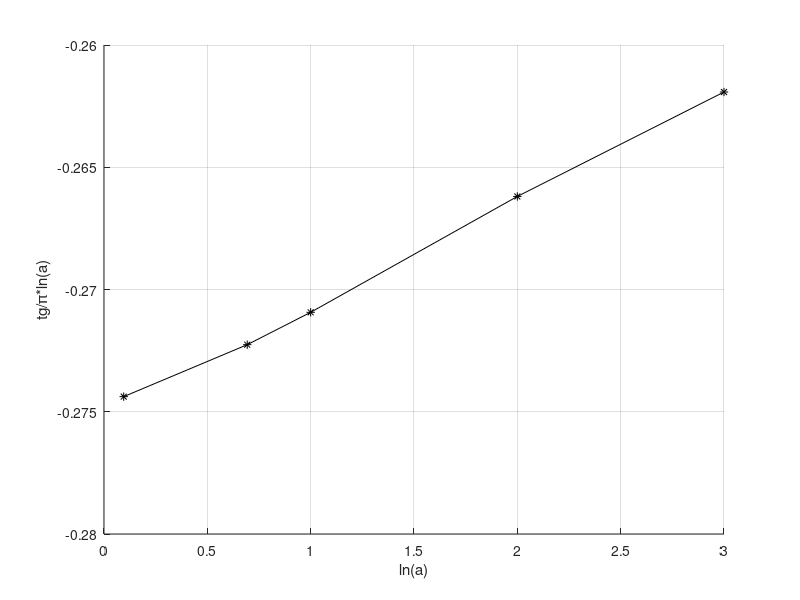

Reproduce this figure in MATLAB.
%% n = 1
clc
clear all
close all

format long
%% a = 1.1

d = [4.761904761904757473939856371261288219683109834513380537581044000292281918
2.864323106014945982349844439942969276080475064321830991753696165028166975
1.93251278840337509034531704871668243617181716036267171045600709938813846
1.386673226903504828897711267003321015636311741247785443536963371786581366
1.033469263716347969744357543418801845986981631063532710398407082380431292
0.789991533397069904553517704806126021852591683957423008441153043571329514
0.614747317542262863296495712588679701203218269257397634687905204943263542
0.484657911111870286158551954073230530753773665926750662508753081906993795
0.385857707473261244785186768999971925769704876591620579112002375766347111
0.309511891205595615692134171848425908823151969407637933239026659534907817
0.249725057350200095382278523655969556684043690631634710922432037631939307
0.202414752350216300166718464036454703925417592432330082466873312507857341
0.164667390814216596261493206542113958640126202621035076865447537015989346
0.134351386383209122970977158866973973604189235393450071645512746386719937
0.109874939350245705320643612476656682893919331493274657261653188742246702
0.0900289116007789840802788774229473338576391345939353354608905781437198
0.073881710386050225115287273505739422740557206261548514826210869197868502
0.060707041821881222231138616142624100515976228470042921862041664034999023
0.049933058557565639635815147293802629988577782053907598662579690997677348
0.041105802453020508516829350402320084096145482171330733191138105149993739
0.033862426817782232780493667068346026627549231485686251534344493395977516
0.027911253611647715588660851380075521545145323780265300699282603497397612
0.023016701407494458165212698068398250415312120121543167649885919725919078
0.018987746419250884086278798428342217355195819594015270985793789506222556
0.015668987937970093435264003975602715718924107837170034931151674843004298
0.012933661901396835979907115493791960495702007081915293563613133912623389
0.010678131057683272124574099626397794782514800921854515752868795978153145
0.008817507644445544185854550372289270783733700857513335965264538966073137
0.007282153883640056184894379685551803498110635110569751014686303835922231
0.006014869238298506571352693970569673036321630159203531573945759080280638
0.004968619364095589422125693799168083890170385349010673072690305724149953
0.004104695379444518261917913930148376106146095986569506668825348229879604
0.003391217084933827247380014872412401845672291777952239064243997638048589
0.002801912553764618153717978587013792898637181981659139286701251230396906
0.002315120796886693340018084976808445804556875430630617537768643637043834
0.001912975176586661030670837660182651970772310127566658725810965998297391
0.001580733749795238949851549280509435411511222657605579065202380551710353
0.001306229377684603678578435300661851490461256169949859124508304226662488
0.001079417685050619843564832703925902369953366774491079159326472473059772
0.000892005118088683723361087543780073727646875673505785481575245193361999
0.000737142675523627273210643706331877197059649054754865168865676562710407
0.000609173558529445254615324378141351246247206911414027607900017261258521
0.000503425138536563232803874509065275777162970879395282245846179972088306
0.000416037385659966714241081277551166342791768108970947318953107065804832
0.000343821316846396676326970105732198617451926107007103625458379260183603
0.00028414217660584748698500914905650824984906035927704405630501210536405
0.000234823005289165119838434858691146697933211097181123289658215227568747
0.000194065020677411340845138544836600466974856660269767175851103826982478
0.000160381870367514779453045303217513284679129063082466631743838316301033
0.000132545330900082710333453678032740543915633970051011963615953809668446
0.000109540455586267114445124906667209383344526651894095151467473432558867
9.0528523381008337464711503625994763234122687343027290231727571064565e-05
7.4816429579163292662802174885475268389516375633506147393596492024032e-05
6.1831396697595497782759764723608094446398867401497319165730792588324e-05
5.1100079723246285555998196594319075619819437950939891650199178127833e-05
4.2231301373760218229741147914872986308307411269940332044942099173815e-05
3.4901786211047139354116307399830674625877669612484700724052806715917e-05
2.884437235525579640683398331437897338480016837652766600949363365356e-05
2.3838270262565764348569213180017132088960258730324242264370843992286e-05
1.9701012922581626264695400119136974743480041915179861590866171488187e-05
1.6281803671373634177268862184857486142461765708291249366091125506992e-05
1.345601888680363708992668160596346175611321229585257410617603824314e-05
1.1120665014569969146164826247623317991372124827543455008998741001001e-05
9.190624217108730884961817275302612347941830225356652224749882281194e-06
7.595551722134309123948910454517141165904798005669255565844927661679e-06
6.27731172850348879749167120933848829070036439396028679863858725194e-06
5.187858375219259130397139685268306048279247582707458844741503574671e-06
4.287484513755449583707427794289291976805008434253449138037562022531e-06
3.543374438145658633819612572513044281910661259442266602435409349442e-06
2.928407811693045730573100251885019724750395295805748353615518302403e-06
2.420171188631504053939513859443015650513014413774401287733265025064e-06
2.000141098063652354765822191421645239616453015681424069313128280645e-06
1.653008912309916676688039291402696095543845301938969516467814948352e-06
1.366122890684761006289949542091171466077862788522626842848642891799e-06
1.129027061258547433866392745056032481742625004684639959330908295606e-06
9.33080133185788893877734297160832513593885239739175902726825748611e-07
7.71140549432724484065646271954096077765475708036384070387280818168e-07
6.37306200606283818544210586747287301179540708299303673343910924202e-07
5.26699312983602717713507791983686400738742879917568289926736299384e-07
4.35288670411671459760930451700438509547678130840055503698349278514e-07
3.59742690522228453198485568253652264016088252677972283480359763685e-07
2.97308000296811998677726045494607499562739380453193697354124869661e-07
2.4570908541759331158795507730028551224259039110192535292226341694e-07
2.03065355930941447553700148503096724561500743216629264726873795683e-07
1.67822605531131793979513419385790478847634812273541766323127113103e-07
1.38696366379626877177352474495803117172411610161532394411542690775e-07
1.14625094933015846380470401479548267678696221513131476737279984858e-07
9.4731482562977409740895541345338849607890795003493552444672729208e-08
7.8290480874574490003168559570641024828556615408628752705785955264e-08
6.4702876358038046863628936316237737799699754046308710980949571451e-08
5.3473451263859982165514054004806742483278262020544547004109387416e-08
4.4192934743229238113778132963204941980544351981246487017488986187e-08
3.6523086437898171941817709666388855212599906095080626514199928303e-08
3.0184368870365888021546346213481071143759434817135641107385403988e-08
2.4945759337864882172723163151341510252803873635961861926212558766e-08
2.061632999090553059289535646065278860658293092298068703018623119e-08
1.7038289221096872483999717804643800420669865808357706694446808423e-08
1.4081230742395895775603232859814753820310854809660745590713490845e-08
1.1637380765970797442170140951406823679275908790284345014163972874e-08
9.617670045731766063052229414020331574938049293948463527315303957e-09
7.948487635097249154920559756336917349960693619388151147622160253e-09
6.568998041434524459493401599788918069421869021738286784170315313e-09
5.428923998384934212435225493338455314120326840571369340379110812e-09
4.486714046339148298253878005798384079013645577392729344811434814e-09
3.708028136163858918558643689706324252387654817615332316699150069e-09
3.064486062052972878002230346738759341696730058744750436179231863e-09
2.532633108525190907529436038082054885406212576105675301269244342e-09
2.093085213240887569901758042098376398861315911077904601209055433e-09
1.729822489997390130760671985166959331010290321270551393133124551e-09
1.429605363440001957532017739215904992018048075496209028002943872e-09
1.181492035768183565382054735979766484122108594771669168538526222e-09
9.76439698891371884009575193182244420366799665686476369132252883e-10
8.0697495769958468807986535479522217824062672866731645271156359e-10
6.6692145260202019421402677006355293808319332839514778277860121e-10
5.51174754187678259968148307250300856635264662202273660651540595e-10
4.55516325755223906009062969068842932678366774844171621731861808e-10
3.76459773337957862247468572022979881780424401720283852371027286e-10
3.11123779608948942757469911686180344076321639659406633324427558e-10
2.57127090579625817465093418597220662297383009657818343732338522e-10
2.1250172774746590446242774922809329676765357616217356937815899e-10
1.75621262598280696480851396673949174322792096751821951694221894e-10
1.45141539335420286849117668077260333259637558121929738423864032e-10
1.19951685399806547235302672130513642257579153899818204863803722e-10
9.9133624296426934319936498572016321046617256740654273594728925e-11
8.1928615120376161905700896219156417285837546493812288033434302e-11
6.7709599272602499643118872471110355924603058410169130636886204e-11
5.5958346505985500703382163979775470794182643682502118274979473e-11
4.6246567360115358992218085883833111292053812122299926733949489e-11
3.8220303603262308709683612040387806763618580349543567443575732e-11
3.1587027771196351217949615155455645005111644696508830514938986e-11
2.6104981629023134278807754686813677149475412435605062576092836e-11
2.1574364982619515266944146577420652275994607652782869591133387e-11
1.7830053704614015894032823467923532667156530688104829122316604e-11
1.4735581574040534818532083041856763949014140589267361248268944e-11
1.217816659010204992068934853322190676449627257521727499800644e-11
1.006460048767801750809955974059586266801335432085773463635495e-11
8.317851642702529737745676467705353043858923243350134399796458e-12
6.874257555948012471652258582805862824155458801774521289346547e-12
5.681204591689504414819715194020107945745923848025304474355382e-12
4.695210406352866794254043901442119221322553085608138974252481e-12
3.880339178802590758676951597775674036148159135448413015917409e-12
3.206891883306948501518584413066229811666551952388700555896109e-12
2.650323870500942444343038491984546152171030580094552073363468e-12
2.190350306198669749529461088303742887516035701487086714392367e-12
1.810206864626688125893041818055576576647467476221141850133444e-12
1.496038731096223552923877807838816170080004371899945945682202e-12
1.236395645533923593707742209185394931185066193215527344407469e-12
1.021814583085787888916007339857605465851564875983274026496202e-12
8.44474862054302255532591805922510152709012114698586396047168e-13
6.97913109135740591462358632728741325997691614688813127242244e-13
5.76787693500580353405185866943086011724626126477315396154577e-13
4.76684044215333995222650105844648102993581702895290558446641e-13
3.93953755549847994881082027110808093591203997756857949650232e-13
3.2558161615688904402581384071468551504237824699303322327283e-13
2.69075715832132782550802285204542759249161570650644675647588e-13
2.22376624654650457281502513673959474526407790300486584429813e-13
1.83782334425327717273464524267402990778423244580993654922851e-13
1.5188622679778928523385506659036649571134323175253139237027e-13
1.25525807270898718213999815183867659682591204043108179682629e-13
1.03740336587518562438095878418979664046472968768971379002088e-13
8.573581536158487647043917203082188104586493408326219255203e-14
7.085604575337544245636222819435880335306538462120234839645e-14
5.855871549865705515905080663014140729905036530435726578394e-14
4.8395632643517997032880265676989002399716147985387644906412e-14
3.9996390614477525030589136087437827162125170562513600822294e-14
3.3054868276427597474889394431681738015708595680018837630766e-14
2.7318072955725211844607280611971133302570948393926449774516e-14
2.2576919798119957708376634050232253543174896822566756806191e-14
1.8658611403404887631272586326322127436218003248189009791794e-14
1.5420340002813931634741822778710738770201399674802927330993e-14
1.2744082646953645017267094633593843083728340358237569605128e-14
1.0532299708226140665206238222954780756381696244652884942944e-14
8.704379924153826655350944419034787542265095602352736162677e-15
7.193702416656049008018105565486391371820275191973114614755e-15
5.945208608806647754045734914432147943570608578042779311207e-15
4.913395544468300841529497190200028571541322496425467260015e-15
4.060657474767188555557947031850168788923717719746689413134e-15
3.355915268402633557785268309312647282776389953568642517876e-15
2.773483692894737298692813141753327891035661169757080555609e-15
2.292135283384079542754942631429862733063903578872368324875e-15
1.894326680482709719017894172652394285907052299652314485756e-15
1.565559240068354653968621231043546184828256388098370590185e-15
1.293850611626739015432538768094694396594643842393464865831e-15
1.069298026137800557874026261880317765671424018596809621196e-15
8.83717376973388673887598307136066942925858927595392053858e-16
7.30344939647428487478828150339064111830764695285688632821e-16
6.03590859212750684007311330259363450457440816013804682479e-16
4.98835420836983932169126849532330474790500806585519817285e-16
4.12260678377672588489482688728742551719525063823778769463e-16
3.40711304444357445097266682229299054443006769428089849943e-16
2.81579590449882133025294626988922373080925772880241024168e-16
2.32710405330481058948227566565179642133413825161144938691e-16
1.92322649033455386046068114086329279194729579372471091174e-16
1.58944338044177976928723195772181281543465912468948496832e-16
1.31358957061304090311839994361251671573863232770082408798e-16
1.08561121538267824581826600239220387612047252049986769099e-16
8.9719935155593228202552721189412253266798830823047799351e-17
7.4148706740159680232893984024663573887925093845458489575e-17
6.127992292575179159262519957984329212113261354261935578e-17
5.0644564401447753224638793915797222378043280638552058554e-17
4.1855011902022929623783937034659470348764779877847611653e-17
3.4590918927291671675347247636573210774550584923574700193e-17
2.8587536303546831401156269370884626325588044460276242923e-17
2.3626063060782501421869332263059044434770691589890953562e-17
1.952567195105991534110106844885957968545570428592460652e-17
1.6136918967818109221503339574054180205975297435126605972e-17
1.3336296667618269913348291498833863654592432387289932561e-17
1.1021732783155593178299716009736839412558361271075160197e-17
9.108870068723629247019395086849783523933921978747049534e-18
7.527991792333576669040978083376552377099843227395943466e-18
6.221480820110392932989973908990765068323391528538696665e-18
5.141719686041646219224877951164301234979028668213267765e-18
4.249355112431111889940427636329365569356894120218412271e-18
3.511863729281910084551110065232116539401497233199558837e-18
2.90236671841480125327461539228184789362449689867698784e-18
2.398650180508099821420362455490530333400491212370936657e-18
1.982355521081073912080781274080458831437420689609729869e-18
1.638310348000887265824428030894039847994333627390450356e-18
1.353975494215609091775079793658723798120596139431927045e-18
1.118988011748437085108836220248953338465213302963774325e-18
9.24783480783832152321077716752777944032978856576804104e-19
7.64283868416390085052412844804899791151348450629829244e-19
6.31639560674702447590613710191543027598104650989568566e-19
5.22016165846861442609680794806346366244168295469288169e-19
4.31418318881703601892119049539988485608327591455566765e-19
3.56544065191490522486825571066466235518880489885591663e-19
2.94664516687182202396376991767676350019816979416695694e-19
2.43524393956348888268656077950722858421544883116681509e-19
2.0125982971599078424626331264073490335707596959544167e-19
1.66330437781810538629949741269101518214004637801049442e-19
1.3746317172050455517981498919086016123599412988679422e-19
1.13605927041739283454394918390927780932673479327333396e-19
9.3889195902263855460746025170816534456083514104050414e-20
7.759437677873044652741367889325967759943932884960102e-20
6.4127584114653251236742861183449362629454941954778326e-20
5.2998003400539868496404689592600000217066443280195872e-20
4.3800002810363520609666372722790147149450159666779075e-20
3.6198349430052490525938265415085264951466497055303214e-20
2.9915991264506185686176064955417056147093941381729001e-20
2.472395972273238087195251049208967093080600096302824e-20
2.043302456424163378455106089724936642980983260784424e-20
1.6886797160530273127975813234973220533765337140670164e-20
1.3956030711182041653682192136062056343562584757317292e-20
1.1533909678662842479297164358311291212935449264104173e-20
9.532156759225488112983812726586709592394619596651645e-21
7.877815503492137664179684153319593094829547823438492e-21
6.510591325200112720669531668496233055658416188174438e-21
5.380653987768687329992096388518269749393167995036229e-21
4.446821477494782199243165979403785522021481268877952e-21
3.675059072309736761270924029303287380940551273871273e-21
3.037238902735319146938555892056611880381335498196034e-21
2.510114795649023683027501747465458926225207931503001e-21
2.074475037726465518740607926533126227973560386888379e-21
1.714442179939227424578140365379633081729216275867518e-21
1.416894363586138138609760542944378561258036035834372e-21
1.170987077343915627933556594151628205327592882269784e-21
9.67757915160260693251467643652462363610705699279285e-22
7.99799929884512840471971717927010969096598209327736e-22
6.60991677590506372987307341291368875326686947000245e-22
5.46274113711162203508859207996992203645040026304413e-22
4.51466209678646376274938799854214949335397134079711e-22
3.73112569982352316833888911182493513933317235054215e-22
3.08357495853183683124837882090020076500337251081933e-22
2.54840905663788126718271061307158471331448220566613e-22
2.1061231873040337649981516440982038598150263645602e-22
1.74059767545787886354267141389563980628446085726984e-22
1.43851047558502362186675720454946692959810157207802e-22
1.1888516327148953632777031284580886390500424499088e-22
9.8252201050817782751539320173500665950388504482258e-23
8.120016615770063378932793839707420652584548785181e-23
6.710757533694266171616311885691840356205930408304e-23
5.5460806063588967668729526057939237437664625190639e-23
4.583537691205699067151314499155484225039215863051e-23
3.7880476786823953115451353557952282513188742087028e-23
3.130617916266441900681590004260113784141545245903e-23
2.5872875341044970207665558433394575771692993565595e-23
2.1382541604169393412837077196939002524449026324073e-23
1.7671521986916851206475088796374440221558144043648e-23
1.4604563625551114341119215847149134266339665666478e-23
1.2069887293843894200555575309023440142729137033388e-23
9.975113465986687811095744353349909586966270149088e-24
8.243895426435277851441928837947567098449761623149e-24
6.813136716062212000132316638647977882574796378744e-24
5.630691500877860247850746775395800933670255412932e-24
4.653464050312280445096981893633748818200159964059e-24
3.84583805810932206084553639731761407560073551162e-24
3.178378560420926809746066855416548284262605451834e-24
2.626759140843740740891978412932908416949452445743e-24
2.170875323011355633640134582041004604238699693133e-24
1.79411183719946717609258067730834052907479264925e-24
1.48273705553674949286518046668692988923242266899e-24
1.225402525236982854068134755784974381724801161971e-24
1.012729359699985666265764409724081965702622753703e-24
8.36966412975194630349713227384293194568763677505e-25
6.91707779318342558008702694163303614267124934073e-25
5.71659321750696236617271567542153767256786200579e-25
4.72445720455120780414653716146320391911403858011e-25
3.9045100864059562324034589849460860607882400336e-25
3.22686784000492198502140127896172939760891539487e-25
2.66683292562390203630102597562983514664533452767e-25
2.20399415340818314515885635971202442737678837341e-25
1.82148277141172131342354103173727069234238963964e-25
1.5053576623237363795684126382848290215208698714e-25
1.24409724158986457559730725868042898876944026567e-25
1.02817953850402014437338360140045343734078404961e-25
8.4973515578844626308741278520471728821340751449e-26
7.0226045932929431889772238251200354570097687981e-26
5.8038054490024314503454366604635198195563658167e-26
4.7965334289276285232284221705644959143592487045e-26
3.964077213989774998884874664909274708140421181e-26
3.2760968710659292220975169193714671147854893828e-26
2.7075180752610980934301729950901597821497077994e-26
2.2376182440174360795051579333444678271159942822e-26
1.8492712760474675356685398569786865794820099298e-26
1.5283233686342704438308233872184692992440151244e-26
1.263077164160553881840074271263005757007279562e-26
1.0438654249260774197269014067047374310303634522e-26
8.626986982860142571539014638207361569549500301e-27
7.129741308148877006936275772761380219843845145e-27
5.892348188552789963285822507267162059434517975e-27
4.869709246737842158469650089145715156257077889e-27
4.024553096477554852954532278491157800706931782e-27
3.326076939237648101687260450192124398111405614e-27
2.748823916725328565759605225868932705046927723e-27
2.271755303078783571785386378363239486248332574e-27
1.877483721552713392501215634091396464124620727e-27
1.551639439299762883728949836902116421890714635e-27
1.282346644049390605916838311215166981242884454e-27
1.059790614916851569284747541925502220780907803e-27
8.75860012327976362101120647680445740065378159e-28
7.23851249857831587323245970547315193963759979e-28
5.98224173436224355727842771023986079998365124e-28
4.94400143335722528200350751546653048987754435e-28
4.08595159781588800298481010672264907527649389e-28
3.37681950232717962244363973966890079813346005e-28
2.79075991927866039432333724698554426356150318e-28
2.30641315642864458153052141114914409088062906e-28
1.90612657556086298270645759717024458243017364e-28
1.57531121947178733462134142068184137682272961e-28
1.30191009873701411589180291024809528660059292e-28
1.07595875928678835177707917637507865548520404e-28
8.8922211511304808101135762351626140528726135e-29
7.3489431001078341935004868010616435992553521e-29
6.0735066943039942204477848668046427157796599e-29
5.0194270200859448261615685833811007148551734e-29
4.1482867934594578641234964243927183040279431e-29
3.4283361929417001605199732009791900588390608e-29
2.8333356966460327329655342680737038133039058e-29
2.3415997492942415499328049502587397005276283e-29
1.9352064043754059271032400187637853192242099e-29
1.5993441358474426566880922717533685112257952e-29
1.3217720130970598334006852529254140165173473e-29
1.092373564543024479298931794453415588959689e-29
9.027880698702680189213371283308125607335003e-30
7.461058428679899777957134458356884249755801e-30
6.166163990644544275283719763240743558545538e-30
5.096003298053341553329326800196029635955244e-30
4.211572973597802256521583971547666889574147e-30
3.480638821155207914386248487460988881912756e-30
2.876561009219179630006923958524784956051501e-30
2.377323148115024103702279551782561917585033e-30
1.964729874475226214707050444920210085331678e-30
1.623743697913409832585740403366127063684078e-30
1.341936940424305430059723605550759312275827e-30
1.109038793739095217648241733319687491239783e-30
9.16560986561235569051991932783128335818774e-31
7.57488418645649108296959732077438029184793e-31
6.26023486484007426423502915500369638231301e-31
5.17374782218187872172609448650760614278633e-31
4.27582464643130403820921950215774293397807e-31
3.53373937721595317993321270840712916670941e-31
2.92044576629417571014900298391383182814017e-31
2.41359154239188036242563658775514084979515e-31
1.99470375404287601046447481247470257812728e-31
1.64851549920898817218659413429263892497168e-31
1.36240950347850240163040980156356582379657e-31
1.12595826733760510877603825423231859796692e-31
9.3054402259306192309787773012402731958587e-32
7.6904464677112543208853620857756733840656e-32
6.3557408824059942801473936494436702685847e-32
5.2526784152115646725437679369269390524001e-32
4.3410565414971601853756743682988672775421e-32
3.5876500342951731275632606291343509602776e-32
2.9650000283431178084334487585869688916279e-32
2.4504132465645597765492012259763165823436e-32
2.0251349145161647775531851294099562046445e-32
1.673665218608400372330788142024181071848e-32
1.3831943955441323157484613742792029509229e-32
1.1431358640860595804798090980575470953534e-32
9.447403835421978478332605373851597381787e-33
7.807771764811551200578386080703601263866e-33
6.452703937860785074152783223104226384778e-33
5.33281317178577192737610152288048616374e-33
4.407283613046091790244780635807203977428e-33
3.642383151277761221922183206539809161693e-33
3.010234009320463333656788125466721752357e-33
2.487796701917737890531551659703279383161e-33
2.056030332163419412218815363787707813413e-33
1.699198621622660396856759900149417540292e-33
1.404296381506330679717604127262225164094e-33
1.16057552190605822557191630654955787689e-33
9.59153323889304163763700483025942875749e-34
7.92688697429176866837128184671428408405e-34
6.55114625974526230436548192083649835842e-34
5.41417046259938945986830748010818106667e-34
4.47452104347056907896716514134363435289e-34
3.69795127559551103833907262715296734598e-34
3.05615807900455408360998660008909668813e-34
2.52575047851615999180186322714243667119e-34
2.08739708968277651564242301663158751317e-34
1.72512156172130262690506222888028312665e-34
1.42572029894322508125664275980461032951e-34
1.17828123879605359588555084067729150312e-34
9.7378614776533339306417903833882463586e-35
8.0478194030192829405818943231845245208e-35
6.6510904157184145793090760283922530746e-35
5.4967689386102590952435574267141586751e-35
4.5427842467853373616422059807950497679e-35
3.7543671461035839901172056083232799869e-35
3.1027827653748623006908337696028880486e-35
2.5642832771693072724230783042021132634e-35
2.1192423778258734366320820069549844465e-35
1.7514399816742752846298578071315300183e-35
1.4474710592349380180125587519576142447e-35
1.1962570737478824663346403029171956425e-35
9.88642209708993614177502977649568818e-36
8.17059677445449135970854479196713385e-36
6.752559317730983504350621852892498723e-36
5.580627535314861499091629673917957269e-36
4.612088872161041816440957498905369587e-36
3.811643696000860389792751907974113056e-36
3.150118757025503945671452967524675175e-36
2.603403931426035898321311738128382367e-36
2.15157349704631031231895678423843289e-36
1.778159914914305756089490398389956765e-36
1.469553648689508652016707432404850658e-36
1.214507147677279681572975538627058475e-36
1.003724915435768169790272983634409468e-36
8.29524723500634717108310183760091537e-37
6.85557622727797176157890471234916379e-37
5.66576547708923194586301992504591168e-37
4.68245080751176118257617138406624203e-37
3.86979405579484332762208051760935744e-37
3.19817690561557248157189768644280035e-37
2.64312140959964625215630236362797466e-37
2.18439785917326101266748756029239069e-37
1.80528748692005013216250844845996365e-37
1.49197312968599160382888772722599575e-37
1.23303564436858790321936757616329028e-37
1.0190377226186675240503204659102717e-37
8.4217993604848542203108306347903367e-38
6.9601647607312833567721178498014226e-38
5.7522022815961010199299120741837424e-38
4.7538861831372728035307703149999582e-38
3.928831556311795071918055972134438e-38
3.2469682283568549079177202069813803e-38
2.6834448168238465988695675875988867e-38
2.2177229891106166665530129434665426e-38
1.8328289166203440573282988242163523e-38
1.5147346418349948448325755799240927e-38
1.2518468114338798355967141634108896e-38
1.034584141680892259705763549975575e-38
8.550282162652000771865568577614316e-39
7.066348894753718511007435805269938e-39
5.83995776425927055927076892538873e-39
4.826411375420883985675462487462776e-39
3.988769731752796043310449951249135e-39
3.296503910539500334699686781890142e-39
2.724383397140082485837718163390587e-39
2.25155652656205128190484411593066e-39
1.860790517819876795305455537220476e-39
1.537843403156922726768015452147059e-39
1.270944961286712795675172111570244e-39
1.050367736600588921115428988473596e-39
8.68072509587263434211957193913467e-40
7.17415297179556444405738587980855e-40
5.92905204280625067820166269227881e-40
4.90004301058367748267843362870022e-40
4.0496223227964270437749941971683e-40
3.34679530809622018163429862214915e-40
2.7659465356167104707489523041615e-40
2.28590622778240500087823758142024e-40
1.88917870064661474260434787207792e-40
1.56130471127819368571742659639058e-40
1.29033447213073831359508114048188e-40
1.06639212572788267321945492015314e-40
8.8131580638667969726970640031165e-41
7.2836017056750371141992871728574e-41
6.0195055418801944849118580469564e-41
4.9747979684960272150338940088449e-41
4.1114032797487816994196861277066e-41
3.3978539502056126139004379597693e-41
2.8081437605005065180539601231156e-41
2.3207799673557907802031815017266e-41
1.9179999730213149957973183000651e-41
1.5851239446457151965223076235237e-41
1.3100197889634013275389117726632e-41
1.0826609826143816096647995471753e-41
8.947611426565140779459209443746e-42
7.394720187243921508630374021093e-42
6.111338997722252658189632240926e-42
5.050693386547318926100122980479e-42
4.174126765741589147930151449243e-42
3.449691541935200818782704203936e-42
2.85098474540099549970531979875e-42
2.356185740000825711509987996482e-42
1.947260942149445619332190824762e-42
1.609306563759875189379014556302e-42
1.330005424594940844673540550589e-42
1.099178036855325572470952305487e-42
9.08411600706912670133249214096e-43
7.50753389013983612555125795084e-43
6.20457346292554373632301780872e-43
5.12774666357488629192761294156e-43
4.23780715997929916106187591396e-43
3.50231996692509253975297376147e-43
2.89447931150839058387141649722e-43
2.39213166240367603989476983146e-43
1.97696831603614127444263536163e-43
1.63385811242660641740889895672e-43
1.35029596068318726034366945362e-43
1.1159470749448224910274834659e-43
9.2227030987179200688276140957e-44
7.6220686766267422866049300272e-44
6.2992303112621167615205676203e-44
5.2059754638533199383838970176e-44
4.3024590610361178890401611542e-44
3.5557512901127967782339652972e-44
2.9386374298455756193446344645e-44
2.4286259750792646177327072142e-44
2.007128905024449897049944633e-44
1.6587842190287237549097617815e-44
1.3708960487925496308180917947e-44
1.1329719411520776690520902654e-44
9.363404472343336031766658197e-45
7.738350803592328538185010938e-45
6.395331242648143554666719809e-45
5.285397721206213192691641255e-45
4.368097290262036148769509436e-45
3.609997760555692147161978257e-45
2.983469223607907812205483812e-45
2.465677044311843646200365971e-45
2.037749623405649901458290946e-45
1.684090597863000747422887541e-45
1.391810411463793467259353432e-45
1.150256538406288862918465559e-45
9.50625238358470354886748926e-46
];

N = 2:length(d) + 1;
tg =  min(log10(d))/max(N);

%% a = 2

d = [0.333333333333333333333333333333333333333333333333333333333333333227979809
0.079365079365079365079365079365079365079365079365079365079365079291067351
0.019607843137254901960784313725490196078431372549019607843137252795997668
0.004887585532746823069403714565004887585532746823069403714564981121796667
0.00122100122100122100122100122100122100122100122100122100121982627188134
0.000305194408838430079960935115668680949765000305194408838431158995407296
7.6295109483482108796826123445487144274052033264667734798554945681964e-05
1.9073559087978698649210545389348561662909175526334863032987308739883e-05
4.768376129509095677467038600004768376129509095677467039716698390736e-06
1.192093179724974566692010567667619625954538811335280260578341051824e-06
2.98023241640522577793751823529709787947522875518970221844858611346e-07
7.450580707946132241876903800322172050508440293497447520340616237e-08
1.8626451561698509610066226162263103433933494366457665459633832502e-08
4.656612877414201272105985574522973573322383289525642124754167697e-09
1.164153218540398687715734980934237824039123445758392091316778032e-09
2.91038304584277695078884582912950111955459585410743422715046981e-10
7.2759576142893050217286407863390725220428295509488161643302571e-11
1.8189894035524739207305264205232761975658769231734884433668866e-11
4.547473508868777092637964212456279678201514143146877179967253e-12
1.136868377216418791335221708048114856344011085379567893869613e-12
2.8421709430405623021978863427137979378098130949872767244202e-13
7.1054273576011028329071109667272723287249892688767985623462e-14
1.7763568394002567755650524370621765692577194150571983129212e-14
4.440892098500630105999052777425811554803638459584849008696e-15
1.110223024625156786942664549657064241886439338805853771676e-15
2.77555756156289150513347472120592757857530770344034785764e-16
6.938893903907228473944195144929420942306252157559041009e-17
1.7347234759768071004304555576020187999621553592658426354e-17
4.336808689942017739791393126111086874465734265946167128e-18
1.084202172485504434242551671034399213070505490069605837e-18
2.71050543121376108516556879602764021706676468735023946e-19
6.7762635780344027126384155015951269079652782310248722e-20
1.6940658945086006781423847198691583748222532475837137e-20
4.235164736271501695345199827466881341945470739120191e-21
1.058791184067875423835627333603844423311187639504515e-21
2.6469779601696885595886479444703136130930119049392e-22
6.617444900424221398971357117713723129996046069149e-23
1.6543612251060553497428228579620519758424831754722e-23
4.135903062765138374357046881488643187007907852302e-24
1.033975765691284593589261078908630373951702121858e-24
2.5849394142282114839731522963569594702777928461e-25
6.4623485355705287099328804903209594923931550044e-26
1.6155871338926321774832201069196467517711735859e-26
4.038967834731580443708050257511919427908537817e-27
1.009741958682895110927012563766657553067269484e-27
2.52435489670723777731753140903670160875634434e-28
6.3108872417680944432938285223665458712062282e-29
1.5777218104420236108234571305847349570336714e-29
3.944304526105059027058642826499015850622194e-30
9.86076131526264756764660706651459929198388e-31
2.46519032881566189191165176679146174531147e-31
6.1629758220391547297791294179676821763744e-32
1.5407439555097886824447823550948786169146e-32
3.851859888774471706111955899992585605076e-33
9.62964972193617926527988975154292824589e-34
2.40741243048404481631997248557478688932e-34
6.0185310762101120407999312325890142676e-35
1.5046327690525280101999829673839322278e-35
3.761581922631320025499955634000493838e-36
9.40395480657830006374990785511921805e-37
2.35098870164457501593746817683093049e-37
5.8774717541114375398299717838391289e-38
1.4693679385278593849521652117832345e-38
3.67341984631964846234671205802158e-39
9.18354961579912115564619008930935e-40
2.29588740394978028876917970184395e-40
5.7397185098744507209716166906552e-41
1.4349296274686126796471083294071e-41
3.587324068671528677749734549315e-42
8.96831017167880803971783781424e-43
2.24207754291969246799871186751e-43
5.6051938572991623255708759549e-44
1.401298464324742160090873942e-44
3.503246160811503525136823955e-45
8.75811540202626456443056667e-46
];

N = 2:length(d) + 1;
tg = [tg, min(log10(d))/max(N)];

%% a = e
d = [0.156517642749665671071740759759042412231388607796332642311435326757694689
0.020846063290155942131281924186593194832749716703163144556500875309807493
0.002815159185267124799824505400058322868105790462816118625242442302745262
0.000380879849583415890113089593429258779238911806808048569058313559160514
5.1544458815913691714455593076633045158021979352903313093998666473352e-05
6.975746872965644250875102579157869198493243338041688180137605557182e-06
9.44064000063234906732282535862505747116279004734954226000943007535e-07
1.27765156409832597489311957513687024556775158205746001092591849838e-07
1.7291133402790885285071829187303846091068928536420307669043414406e-08
2.340100432378216376472792839734082195981379216356808968760302178e-09
3.16698154741639614285234679539421075300743592534705992831274864e-10
4.2860434471073335261320176024154704399873234202330737919587043e-11
5.800529038761363832855083099867009433281398390030087405847817e-12
7.85016240382496684776480181692953977447351333436684188158729e-13
1.06240395237497438068756145203144965891146598671982878273143e-13
1.4378073980636237983550159672120227862881196362536765980679e-14
1.945860714566373899659269612283781978121896870652457482581e-15
2.63343610944837750912564277982696106885623004389758382846e-16
3.5639682175771957911018640047334503344386660973901894553e-17
4.82330648172095530051965651518749326236432479046847085e-18
6.5276354884069541220246778311698468215420124926328243e-19
8.8341939768891985379224780598215768332104154560068109e-20
1.1955781440294776885149238835085494376011685603241973e-20
1.61803906753733103555832999951200169191366739059782e-21
2.18977775493069411413115133311088595174429713959733e-22
2.9635419268877937408775807723695495790479408322132e-23
4.010717860589365506888478686320838736477098485763e-24
5.42791637645003134820481931561549712462297169845e-25
7.3458860019151351120987201420475356508869696537e-26
9.9415756269305331938203137960655668193541536e-27
1.345445953288849244990403155743220798974538234e-27
1.82086309167900801488240971713385987820411846e-28
2.4642702224747283875712924263486263842202904e-29
3.335027085301679730469986360464579144193197e-30
4.51346835191077750898543998361708776053319e-31
6.1083151778533262642350625388360208449428e-32
8.266705646932802275590461445238944268151e-33
1.118776950161356473164611238964222539322e-33
1.51409995428680915870938973932968506642e-34
2.0491114616194766843663434625542121751e-35
2.773170800416613238125065123626991984e-36
3.75307855737886318573077582805377168e-37
5.0792394957212626184588877370561441e-38
6.874003157800269686158546748868675e-39
9.30295164330269645976636557105553e-40
1.25901759558288204662895767745132e-40
1.7038950289808845330962180275745e-41
2.305971163525844298210067635771e-42
3.12079260551231527626016201286e-43
4.223533511897359301257484356e-44
5.715931040919558658653384917e-45
7.73567146383802106415739705e-46
];

N = 2:length(d) + 1;
tg = [tg, min(log10(d))/max(N)];

%% a = e^2
d = [0.018657360363774047014430300915593001551885013545911762760882209106984487
0.000341608939173704093465306515114141489660031793852901084010342825126799
6.25674823215172343429860694030630898839766340502307702463677698234e-06
1.1459632857789828771092889827339966025405995688340703899265531014e-07
2.098904967960584779662319804589308932987121159658063016963383576e-09
3.8442785453511567444003835435970362096799761127760342564648065e-11
7.04104176243123153194082282263727621234844197809718246861703e-13
1.2896117832118530623549274311033032986589494608104379802785e-14
2.36200637279648425218682290449667602791856679229010513864e-16
4.326165577702924852679276886879733682044431150152331572e-18
7.9236486494078857797264854722261510866490539832644993e-20
1.451266873437611305942210257689365591202953275863266e-21
2.658087998506557812338387423541732450469814132808e-23
4.86845799151243096500132233371397267902408997713e-25
8.91689185175137760987493245012314882991261013e-27
1.63318571166574460993530969396716669737126477e-28
2.99128397331101185456565296579617877146306e-30
5.4787277068822461923236376069477188842156e-32
1.003463982489579026328443983692960144792e-33
1.8379083941130207256763925709667694473e-35
3.36624664571474271575358562296881029e-37
6.165495797332392919159536390860125e-39
1.12924994593948322434550890979513e-40
2.068293422495016868901718433663e-42
3.7882115442362843247252585377e-44
6.93835146783658573602819979e-46
];

N = 2:length(d) + 1;
tg = [tg, min(log10(d))/max(N)];

%% a = e^3

d = [0.002484911656844585501243337637710701607650139964233645686436761673596785
6.159442426881105562787565843952800158744596797108706183612877202572e-06
1.5267731090731795969982760177511852977950512963391114190987269642e-08
3.784492167248291789110222653814496429185189188963719287766879e-11
9.3808181971426116207279545383897561703573627897555003459977e-14
2.32527235250786269546222349496220078406352460508572637599e-16
5.76377390512096842326021382374393885182241375455429486e-19
1.428696711313135705257721024474827895634530616321962e-21
3.541385082963502969905891541442431861841855306503e-24
8.778215982809555134771743595988001205840162694e-27
2.1759021974636601147396041761998974893268595e-29
5.3935223081761598491873820171223232136898e-32
1.33692051612902175941421795767971142278e-34
3.31389463938472396945822664877124512e-37
8.21432355061786129701013218569153e-40
2.036127238093575314691118160237e-42
5.047054823394110143707853063e-45
1.2510398129261632211762748e-47
];

N = 2:length(d) + 1;
tg = [tg, min(log10(d))/max(N)];

a = [1.1 2 exp(1) exp(2) exp(3)];
k = tg./(log(a)*pi);

xlabel('ln(a)'); ylabel('tg/\pi*ln(a)');
grid on, hold on
plot(log(a), k, 'k*-');
% axis([0 3 -0.28 -0.26])
